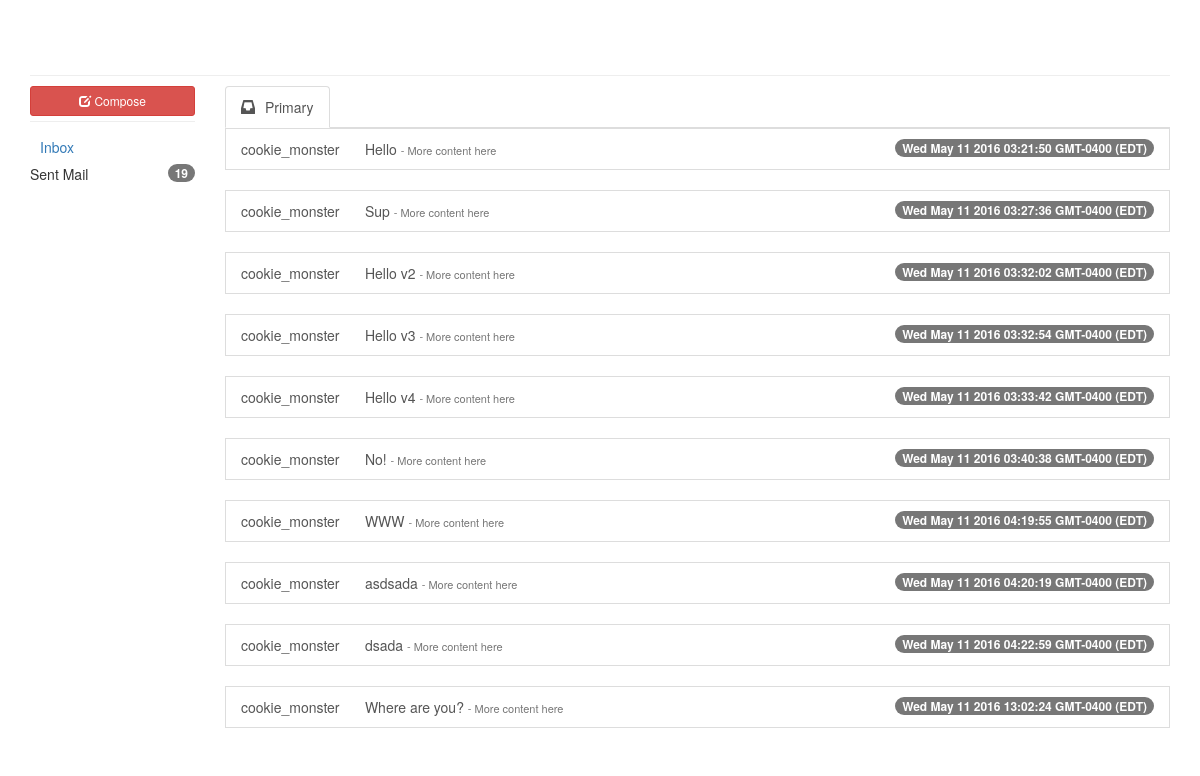
The page /HealthNet/cookie_monster/message/send/view/ on the database its author committed.
### HealthNet/models.py (models this page shows, shortened)
class Messages(models.Model):
    sender = models.CharField(max_length=250)
    receiver = models.CharField(max_length=250)
    text_body = models.CharField(max_length=500)
    time_stamp = models.CharField(max_length=250)

### HealthNet/views.py (the view)
# urls.py: url(r'^(?P<sender_name>\w+)/message/send/view/$',views.message_view_send,name='message_send_view'),
def message_view_send(request,sender_name):
    views_send_message_template = loader.get_template('HealthNet/message_view_sent.html')
    message_count_receive = 0
    message_count_send = 0
    inbox =  0
    patient_list = []
    patient_list_doctor_name = ""
    try:
        patient = Patient.objects.get(user_name=sender_name)
        message_count_receive = Messages.objects.filter(sender=sender_name).count()
        message_count_send = Messages.objects.filter(receiver=sender_name).count()
        for message in Messages.objects.filter(sender=sender_name):
            message_content = {
                'from':message.sender,
                'text_body':message.text_body,
                'time_stamp':message.time_stamp
            }
            patient_list.append(message_content)
        patient_list_doctor_name = Doctor.objects.get(username=patient._doctor).first_name+" "+Doctor.objects.get(username=patient._doctor).last_name
        inbox = message_count_send + message_count_receive
    except Patient.DoesNotExist:
        try:
            doctor = Doctor.objects.get(username=sender_name)
            message_count_receive = Messages.objects.filter(sender=sender_name).count()
            message_count_send = Messages.objects.filter(receiver=sender_name).count()
            for message in Messages.objects.filter(sender=sender_name):
                message_content = {
                    'from':message.sender,
                    'text_body':message.text_body,
                    'time_stamp':message.time_stamp
                }
                patient_list.append(message_content)
            inbox =  message_count_send + message_count_receive
        except Doctor.DoesNotExist:
            try:
                nurse = Nurse.objects.get(username=sender_name)
                message_count_receive = Messages.objects.filter(sender=sender_name).count()
                message_count_send = Messages.objects.filter(receiver=sender_name).count()
                for message in Messages.objects.filter(sender=sender_name):
                    message_content = {
                        'from':message.sender,
                        'text_body':message.text_body,
                        'time_stamp':message.time_stamp
                    }
                    patient_list.append(message_content)
                inbox = message_count_send + message_count_receive
            except Nurse.DoesNotExist:
                print("I am Batman")
    context = {
        'message':'context',
        'sender':sender_name,
        'send':message_count_send,
        'receive':message_count_receive,
        'inbox':inbox,
        'patient_list':patient_list,
    }
    return HttpResponse(views_send_message_template.render(context,request))

### HealthNet/templates/HealthNet/message_view_sent.html (shortened to what this page needs)
<!doctype html>
<head>
  <link href="https://maxcdn.bootstrapcdn.com/bootstrap/3.3.6/css/bootstrap.min.css" rel="stylesheet"> {% load staticfiles %}
</head>
<body>
  <div class="container">
    <div class="row">
        <div class="col-sm-9 col-md-10">
        </div>
    </div>
    <hr>
    <div class="row">
        <div class="col-sm-3 col-md-2">
            <a href="send" class="btn btn-danger btn-sm btn-block" role="button"><i class="glyphicon glyphicon-edit"></i> Compose</a>
            <hr>
            <ul class="nav nav-pills nav-stacked">
                <li><a href="/HealthNet/{{sender}}/message"> Inbox </a>
                </li>
                <li class="active"><span class="badge pull-right">{{send}}</span>Sent Mail</li>
            </ul>
        </div>
        <div class="col-sm-9 col-md-10">
            <ul class="nav nav-tabs">
                <li class="active"><a href="#home" data-toggle="tab"><span class="glyphicon glyphicon-inbox">
                </span>Primary</a></li>
            </ul>
            <div class="tab-content">
                <div class="tab-pane fade in active" id="home">
                  {%for list in patient_list%}
                    <div class="list-group">
                        <a href="#" class="list-group-item">
                          <span class="name" style="min-width: 120px;
                                display: inline-block;">{{list.from}}</span> <span class="">{{list.text_body}}</span>
                            <span class="text-muted" style="font-size: 11px;">- More content here</span> <span class="badge">{{list.time_stamp}}</span> </a>
                    </div>
                    {%endfor%}
                </div>
            </div>
        </div>
    </div>
</div>
</body>

### HealthNet/templates/HealthNet/message_view_sent.html (style rules this page uses)
body { margin-top:50px; }
.nav-tabs .glyphicon:not(.no-margin) { margin-right:10px; }
.tab-pane .list-group-item:first-child { border-top-right-radius: 0px;border-top-left-radius: 0px; }
.tab-pane .list-group-item:last-child { border-bottom-right-radius: 0px;border-bottom-left-radius: 0px; }
hr { margin-top: 5px;margin-bottom: 10px; }
.nav-pills>li>a { padding: 5px 10px; }

### rows shown on the page
Messages: from "cookie_monster", text_body "Hello", time_stamp "Wed May 11 2016 03:21:50 GMT-0400 (EDT)"
Messages: from "cookie_monster", text_body "Sup", time_stamp "Wed May 11 2016 03:27:36 GMT-0400 (EDT)"
Messages: from "cookie_monster", text_body "Hello v2", time_stamp "Wed May 11 2016 03:32:02 GMT-0400 (EDT)"
Messages: from "cookie_monster", text_body "Hello v3", time_stamp "Wed May 11 2016 03:32:54 GMT-0400 (EDT)"
Messages: from "cookie_monster", text_body "Hello v4", time_stamp "Wed May 11 2016 03:33:42 GMT-0400 (EDT)"
Messages: from "cookie_monster", text_body "No!", time_stamp "Wed May 11 2016 03:40:38 GMT-0400 (EDT)"
Messages: from "cookie_monster", text_body "WWW", time_stamp "Wed May 11 2016 04:19:55 GMT-0400 (EDT)"
Messages: from "cookie_monster", text_body "asdsada", time_stamp "Wed May 11 2016 04:20:19 GMT-0400 (EDT)"
Messages: from "cookie_monster", text_body "dsada", time_stamp "Wed May 11 2016 04:22:59 GMT-0400 (EDT)"
Messages: from "cookie_monster", text_body "Where are you?", time_stamp "Wed May 11 2016 13:02:24 GMT-0400 (EDT)"

### other values the page prints
{{ send }} "19"
